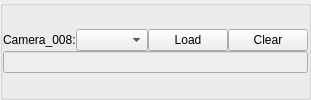
                          <widget class="QGroupBox" name="camera_index_groupBox_8">
                           <property name="title">
                            <string/>
                           </property>
                           <layout class="QGridLayout" name="gridLayout_11">
                            <property name="leftMargin">
                             <number>0</number>
                            </property>
                            <property name="topMargin">
                             <number>0</number>
                            </property>
                            <property name="rightMargin">
                             <number>0</number>
                            </property>
                            <property name="bottomMargin">
                             <number>0</number>
                            </property>
                            <property name="spacing">
                             <number>0</number>
                            </property>
                            <item row="0" column="0">
                             <layout class="QVBoxLayout" name="verticalLayout_13">
                              <item>
                               <layout class="QHBoxLayout" name="horizontalLayout_19" stretch="0,1,0,0">
                                <item>
                                 <widget class="QLabel" name="camera_index_label_8">
                                  <property name="text">
                                   <string>Camera_008:</string>
                                  </property>
                                 </widget>
                                </item>
                                <item>
                                 <widget class="QComboBox" name="camera_index_comboBox_8"/>
                                </item>
                                <item>
                                 <widget class="QPushButton" name="camera_index_pushButton_8">
                                  <property name="text">
                                   <string>Load</string>
                                  </property>
                                 </widget>
                                </item>
                                <item>
                                 <widget class="QPushButton" name="camera_index_clear_pushButton_8">
                                  <property name="text">
                                   <string>Clear</string>
                                  </property>
                                 </widget>
                                </item>
                               </layout>
                              </item>
                              <item>
                               <layout class="QHBoxLayout" name="horizontalLayout_20">
                                <item>
                                 <widget class="QLineEdit" name="camera_index_lineEdit_8">
                                  <property name="enabled">
                                   <bool>false</bool>
                                  </property>
                                 </widget>
                                </item>
                               </layout>
                              </item>
                             </layout>
                            </item>
                           </layout>
                          </widget>
